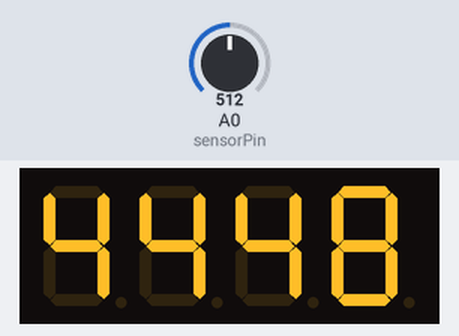
Bench run of a sketch on a simulated Arduino Uno, built with avr-gcc and run on an emulated ATmega328P. Parts: 4-digit seven-segment display. Wiring (from diagram.json): 2 × shift register (74HC595): data pin 11; shift clock pin 12; latch pin 8; 4-digit 7-segment display, segments lit when LOW: segments Q0, Q1, Q2, Q3, Q4, Q5, Q6, Q7; digit selects Q8, Q9, Q10, Q11. The test bench sets the inputs (shaded band); at power-on: A0 (sensorPin) = 512. The segment pins are drawn as the display they are named for.

Above: at 1.2 s.
1.3 s: A0 (sensorPin) set to 716
At 2.5 s:
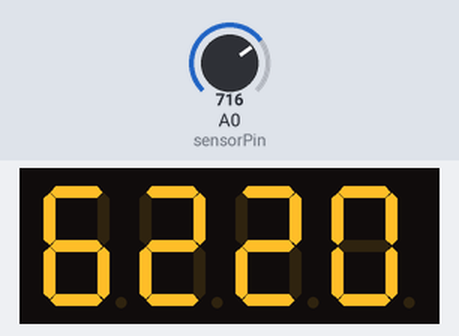
2.8 s: A0 (sensorPin) set to 900
At 3.8 s:
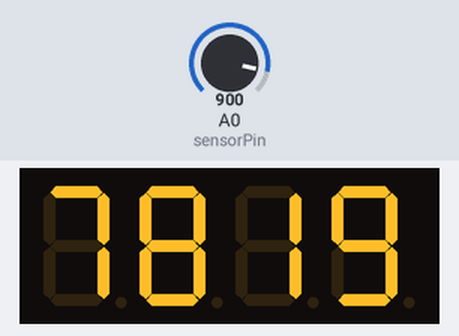
4.3 s: A0 (sensorPin) set to 1010
At 4.8 s:
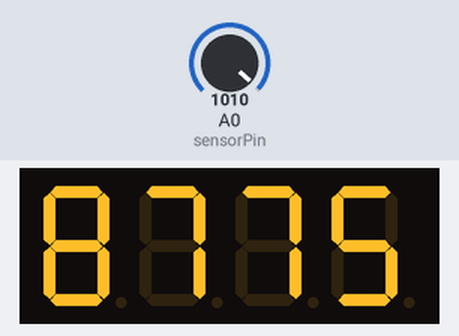
Timing chart, 0 to 7.3 s (numbered marks = the images above; inputs shaded):
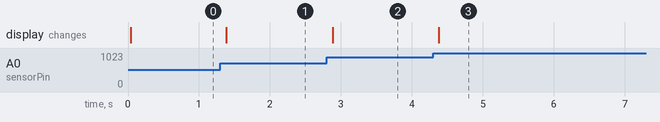

The sketch:

sketch.ino
```cpp
#define pot 0
#define BUZZER 1

int latchPin = 8;     //Пин "защелки" первого регистра подключен к ST_CP входу первого регистра отвечающего за сегменты
int clockPin = 12;    //Пин подключен к SH_CP входу 74HC595
int dataPin = 11;     //Пин подключен к DS входу 74HC595

int TimeLight = 5;  //время для разогрева сегментов
int sensorPin=A0;

byte SegDisplay; // переменная для вывода символов на индикаторе
byte RazrDisplay; // переменная для включения разрядов

// Настройка комбинации для отображения каждого номера на дисплее.
// Комбинация выбрана на основе таблицы отображаемого знака данным порта
// Соответственно { 0 , 1 , 2 , 3 , 4 , 5 , 6 , 7 , 8 , 9 , dp, - }
byte g_digits[12]={192,249,164,176,153,146,130,248,128,144,127,255}; //массив цифр, генерирующий из сегментов цифры
byte g_registerArray[4]={1,2,4,8}; //массив цифр, указывающий разряды


void setup() {
// обозначаем все пины как выходы
  pinMode(latchPin, OUTPUT);
  pinMode(clockPin, OUTPUT);
  pinMode(dataPin, OUTPUT);
}

void loop() {
  int disp = 0; //создаем переменную для вывода на экран

  int analogueValue = analogRead(sensorPin);  // читаем аналоговый пин A0
  analogueValue = map(analogueValue, 0, 1023, 0, 8888); //преобразуем диапазон с А0 (0-1023) в нужный нам (0-8888)

  disp = analogueValue; // записываем получившуюся после преобразования цифру в переменну для вывода на экран

 // Разбиваем цифру по разрядам индикатора
  if (disp < 10) // если наша цифра меньше 10, то
  {
    Indicate(0, 11); // пишем в первый разряд пусто
    Indicate(1, 11); // пишем во второй разряд пусто
    Indicate(2, 11); // пишем в третий разряд пусто
    Indicate(3, disp); // пишем в четвертый разряд нашу цифру
  }
  else if (disp < 100) // если наша цифра меньше 100, то
  {
    Indicate(0, 11); // пишем в первый разряд пусто
    Indicate(1, 11); // пишем во второй разряд пусто
    Indicate(2, disp / 10); // пишем в третий разряд - цифру делёную на 10
    Indicate(3, disp % 10); // пишем в четвертый разряд цифру оставшуюся от деления на 10
/*
 Допустим наша цифра 25.
  Если мы ее поделим на 10, то у нас получится 2,5. Цифры после запятой, в данном случае,
 у нас не остаются. Таким образом мы имеем в третем разряде цифру 2.
  В чевертый разряд мы, как раз и записываем цифру-остаток полученную в результате деления.
В нашем случае это и есть та самая 5.
Аналогичным образом разбивается наша цифра и далее.
*/
  }
  else if (disp < 1000)
  {
    Indicate(0, 11);
    Indicate(1, disp / 100);
    Indicate(2, (disp % 100) / 10);
    Indicate(3, disp % 10);
  }
  else
  {
    Indicate(0, disp / 1000);
    Indicate(1, (disp % 1000) / 100);
    Indicate(2, (disp % 100) / 10);
    Indicate(3, disp % 10);
  }
 }

void Indicate(int r,int x)
{
SegDisplay=g_digits[x]; // получаем цифру и выводим символ, из массива цифр, соответствующий этой цифре.
RazrDisplay=g_registerArray[r];  // получаем цифру и выводим номер регистра, из массива цифр, соответствующий этой цифре.
  digitalWrite(latchPin, LOW);  // устанавливаем синхронизацию "защелки" на LOW
      shiftOut(dataPin, clockPin, MSBFIRST, RazrDisplay); // Записываем информацию для второго регистра (Номер разряда)
      shiftOut(dataPin, clockPin, MSBFIRST, SegDisplay);  // Записываем информацию для первого регистра (Номер символа)
  digitalWrite(latchPin, HIGH);  //"защелкиваем" регистр, тем самым устанавливая значения на выходах

   delay(TimeLight); // пауза, чтобы сегменты "разгорелись"
}
```

Measured:
- after the input at 1.3 s, the display: changes after 0.08 s (image 1)
- after the input at 2.8 s, the display: changes after 0.08 s (image 2)
- after the input at 4.3 s, the display: changes after 0.08 s (image 3)
